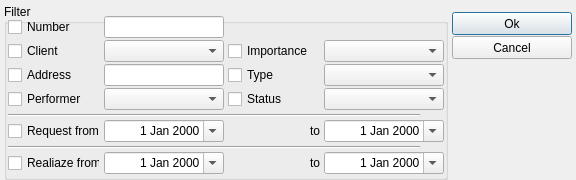
<?xml version="1.0" encoding="UTF-8"?>
<ui version="4.0">
 <class>TFilterDlg</class>
 <widget class="QDialog" name="TFilterDlg">
  <property name="geometry">
   <rect>
    <x>0</x>
    <y>0</y>
    <width>576</width>
    <height>180</height>
   </rect>
  </property>
  <property name="minimumSize">
   <size>
    <width>576</width>
    <height>180</height>
   </size>
  </property>
  <property name="maximumSize">
   <size>
    <width>576</width>
    <height>180</height>
   </size>
  </property>
  <property name="windowTitle">
   <string>Filter</string>
  </property>
  <widget class="QPushButton" name="cancelBtn">
   <property name="geometry">
    <rect>
     <x>452</x>
     <y>36</y>
     <width>120</width>
     <height>23</height>
    </rect>
   </property>
   <property name="text">
    <string>Cancel</string>
   </property>
   <property name="icon">
    <iconset resource="../res/request.qrc">
     <normaloff>:/images/cancel</normaloff>:/images/cancel</iconset>
   </property>
  </widget>
  <widget class="QPushButton" name="okBtn">
   <property name="geometry">
    <rect>
     <x>452</x>
     <y>12</y>
     <width>120</width>
     <height>23</height>
    </rect>
   </property>
   <property name="text">
    <string>Ok</string>
   </property>
   <property name="icon">
    <iconset resource="../res/request.qrc">
     <normaloff>:/images/ok</normaloff>:/images/ok</iconset>
   </property>
   <property name="default">
    <bool>true</bool>
   </property>
  </widget>
  <widget class="QGroupBox" name="filterGroup">
   <property name="geometry">
    <rect>
     <x>4</x>
     <y>4</y>
     <width>444</width>
     <height>176</height>
    </rect>
   </property>
   <property name="title">
    <string>Filter</string>
   </property>
   <widget class="QComboBox" name="clientCombo">
    <property name="geometry">
     <rect>
      <x>100</x>
      <y>36</y>
      <width>120</width>
      <height>22</height>
     </rect>
    </property>
   </widget>
   <widget class="QComboBox" name="importanceCombo">
    <property name="geometry">
     <rect>
      <x>320</x>
      <y>36</y>
      <width>120</width>
      <height>22</height>
     </rect>
    </property>
   </widget>
   <widget class="QDateEdit" name="requestFromDateEdit">
    <property name="geometry">
     <rect>
      <x>100</x>
      <y>116</y>
      <width>120</width>
      <height>22</height>
     </rect>
    </property>
    <property name="alignment">
     <set>Qt::AlignRight|Qt::AlignTrailing|Qt::AlignVCenter</set>
    </property>
    <property name="calendarPopup">
     <bool>true</bool>
    </property>
   </widget>
   <widget class="QComboBox" name="typeCombo">
    <property name="geometry">
     <rect>
      <x>320</x>
      <y>60</y>
      <width>120</width>
      <height>22</height>
     </rect>
    </property>
   </widget>
   <widget class="QComboBox" name="statusCombo">
    <property name="geometry">
     <rect>
      <x>320</x>
      <y>84</y>
      <width>120</width>
      <height>22</height>
     </rect>
    </property>
   </widget>
   <widget class="QDateEdit" name="realizeFromDateEdit">
    <property name="geometry">
     <rect>
      <x>100</x>
      <y>148</y>
      <width>120</width>
      <height>22</height>
     </rect>
    </property>
    <property name="alignment">
     <set>Qt::AlignRight|Qt::AlignTrailing|Qt::AlignVCenter</set>
    </property>
    <property name="calendarPopup">
     <bool>true</bool>
    </property>
   </widget>
   <widget class="QComboBox" name="performerCombo">
    <property name="geometry">
     <rect>
      <x>100</x>
      <y>84</y>
      <width>120</width>
      <height>22</height>
     </rect>
    </property>
   </widget>
   <widget class="QDateEdit" name="requestToDateEdit">
    <property name="geometry">
     <rect>
      <x>320</x>
      <y>116</y>
      <width>120</width>
      <height>22</height>
     </rect>
    </property>
    <property name="alignment">
     <set>Qt::AlignRight|Qt::AlignTrailing|Qt::AlignVCenter</set>
    </property>
    <property name="calendarPopup">
     <bool>true</bool>
    </property>
   </widget>
   <widget class="QDateEdit" name="realizeToDateEdit">
    <property name="geometry">
     <rect>
      <x>320</x>
      <y>148</y>
      <width>120</width>
      <height>22</height>
     </rect>
    </property>
    <property name="alignment">
     <set>Qt::AlignRight|Qt::AlignTrailing|Qt::AlignVCenter</set>
    </property>
    <property name="calendarPopup">
     <bool>true</bool>
    </property>
   </widget>
   <widget class="QLineEdit" name="addressEdit">
    <property name="geometry">
     <rect>
      <x>100</x>
      <y>60</y>
      <width>120</width>
      <height>22</height>
     </rect>
    </property>
   </widget>
   <widget class="Line" name="line">
    <property name="geometry">
     <rect>
      <x>4</x>
      <y>110</y>
      <width>412</width>
      <height>3</height>
     </rect>
    </property>
    <property name="orientation">
     <enum>Qt::Horizontal</enum>
    </property>
   </widget>
   <widget class="Line" name="line_2">
    <property name="geometry">
     <rect>
      <x>4</x>
      <y>142</y>
      <width>412</width>
      <height>3</height>
     </rect>
    </property>
    <property name="orientation">
     <enum>Qt::Horizontal</enum>
    </property>
   </widget>
   <widget class="QLabel" name="label_10">
    <property name="geometry">
     <rect>
      <x>224</x>
      <y>120</y>
      <width>92</width>
      <height>14</height>
     </rect>
    </property>
    <property name="frameShape">
     <enum>QFrame::NoFrame</enum>
    </property>
    <property name="text">
     <string>to</string>
    </property>
    <property name="alignment">
     <set>Qt::AlignRight|Qt::AlignTrailing|Qt::AlignVCenter</set>
    </property>
   </widget>
   <widget class="QLabel" name="label_11">
    <property name="geometry">
     <rect>
      <x>224</x>
      <y>152</y>
      <width>92</width>
      <height>14</height>
     </rect>
    </property>
    <property name="frameShape">
     <enum>QFrame::NoFrame</enum>
    </property>
    <property name="text">
     <string>to</string>
    </property>
    <property name="alignment">
     <set>Qt::AlignRight|Qt::AlignTrailing|Qt::AlignVCenter</set>
    </property>
   </widget>
   <widget class="QCheckBox" name="clientCheck">
    <property name="geometry">
     <rect>
      <x>4</x>
      <y>36</y>
      <width>92</width>
      <height>22</height>
     </rect>
    </property>
    <property name="text">
     <string>Client</string>
    </property>
   </widget>
   <widget class="QCheckBox" name="addressCheck">
    <property name="geometry">
     <rect>
      <x>4</x>
      <y>60</y>
      <width>92</width>
      <height>22</height>
     </rect>
    </property>
    <property name="text">
     <string>Address</string>
    </property>
   </widget>
   <widget class="QCheckBox" name="performerCheck">
    <property name="geometry">
     <rect>
      <x>4</x>
      <y>84</y>
      <width>92</width>
      <height>22</height>
     </rect>
    </property>
    <property name="text">
     <string>Performer</string>
    </property>
   </widget>
   <widget class="QCheckBox" name="importanceCheck">
    <property name="geometry">
     <rect>
      <x>224</x>
      <y>36</y>
      <width>92</width>
      <height>22</height>
     </rect>
    </property>
    <property name="text">
     <string>Importance</string>
    </property>
   </widget>
   <widget class="QCheckBox" name="typeCheck">
    <property name="geometry">
     <rect>
      <x>224</x>
      <y>60</y>
      <width>92</width>
      <height>22</height>
     </rect>
    </property>
    <property name="text">
     <string>Type</string>
    </property>
   </widget>
   <widget class="QCheckBox" name="statusCheck">
    <property name="geometry">
     <rect>
      <x>224</x>
      <y>84</y>
      <width>92</width>
      <height>22</height>
     </rect>
    </property>
    <property name="text">
     <string>Status</string>
    </property>
   </widget>
   <widget class="QCheckBox" name="requestCheck">
    <property name="geometry">
     <rect>
      <x>4</x>
      <y>116</y>
      <width>92</width>
      <height>22</height>
     </rect>
    </property>
    <property name="text">
     <string>Request from</string>
    </property>
   </widget>
   <widget class="QCheckBox" name="realizeCheck">
    <property name="geometry">
     <rect>
      <x>4</x>
      <y>148</y>
      <width>92</width>
      <height>22</height>
     </rect>
    </property>
    <property name="text">
     <string>Realiaze from</string>
    </property>
   </widget>
   <widget class="QCheckBox" name="numberCheck">
    <property name="geometry">
     <rect>
      <x>4</x>
      <y>12</y>
      <width>92</width>
      <height>22</height>
     </rect>
    </property>
    <property name="text">
     <string>Number</string>
    </property>
   </widget>
   <widget class="QLineEdit" name="numberEdit">
    <property name="geometry">
     <rect>
      <x>100</x>
      <y>12</y>
      <width>120</width>
      <height>22</height>
     </rect>
    </property>
   </widget>
  </widget>
 </widget>
 <tabstops>
  <tabstop>numberCheck</tabstop>
  <tabstop>numberEdit</tabstop>
  <tabstop>clientCheck</tabstop>
  <tabstop>clientCombo</tabstop>
  <tabstop>addressCheck</tabstop>
  <tabstop>addressEdit</tabstop>
  <tabstop>performerCheck</tabstop>
  <tabstop>performerCombo</tabstop>
  <tabstop>importanceCheck</tabstop>
  <tabstop>importanceCombo</tabstop>
  <tabstop>typeCheck</tabstop>
  <tabstop>typeCombo</tabstop>
  <tabstop>statusCheck</tabstop>
  <tabstop>statusCombo</tabstop>
  <tabstop>requestCheck</tabstop>
  <tabstop>requestFromDateEdit</tabstop>
  <tabstop>requestToDateEdit</tabstop>
  <tabstop>realizeCheck</tabstop>
  <tabstop>realizeFromDateEdit</tabstop>
  <tabstop>realizeToDateEdit</tabstop>
  <tabstop>okBtn</tabstop>
  <tabstop>cancelBtn</tabstop>
 </tabstops>
 <resources>
  <include location="../res/request.qrc"/>
 </resources>
 <connections/>
</ui>
